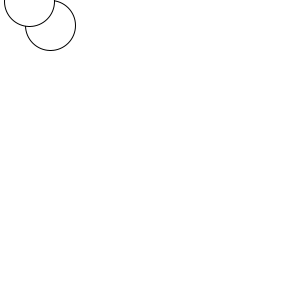
Frame 1 (no input)
Frame 60 (the mouse pressed at the canvas centre just before this capture): blank canvas, image omitted
Frame 120 (the mouse held since frame 60 and released just before this capture): blank canvas, image omitted

The Processing sketch that drew this single still picture (run headless with seeded random() and noise(); from frame 60 on, the mouse is pressed at the canvas centre):

// Processing sketch: processing_121482
// ── processing_121482.pde

//nye meteorer
Meteor nyMeteor1;
Meteor nyMeteor2;
Meteor nyMeteor3;
Meteor nyMeteor4;
Meteor nyMeteor5;

void setup() 
{
    size(300, 300);
    nyMeteor1 = new Meteor();
    nyMeteor2 = new Meteor();
    nyMeteor3 = new Meteor();
    nyMeteor4 = new Meteor();
    nyMeteor5 = new Meteor();
}

void draw() 
{
    background(255, 255, 255);
    nyMeteor1.movement();
    nyMeteor1.Meteoren();
    nyMeteor2.movement();
    nyMeteor2.Meteoren();
    nyMeteor3.movement();
    nyMeteor3.Meteoren();
    nyMeteor4.movement();
    nyMeteor4.Meteoren();
    nyMeteor5.movement();
    nyMeteor5.Meteoren();
}

//class

class Meteor 
{
    float xPos;
    float yPos;
    float r;
    float ySpeed;
    color farve;

Meteor()
    {
        farve = 255;
        r = 50;
        xPos = random(25, 275);
        yPos = random(-100,-25);
        ySpeed = random(5, 10);
    }
    
    void Meteoren() 
    {
        fill(farve);
        stroke(0, 0, 0);
        ellipse(xPos, yPos + ySpeed, r, r);
    }
    void movement() 
    {
        yPos = yPos + ySpeed;
        
        if (yPos >= 300+25); 
        {
            xPos = random(25, 275);
            yPos = random(-100,25);
            ySpeed = random(5,10);
            farve = 255;
        }
    }
}
